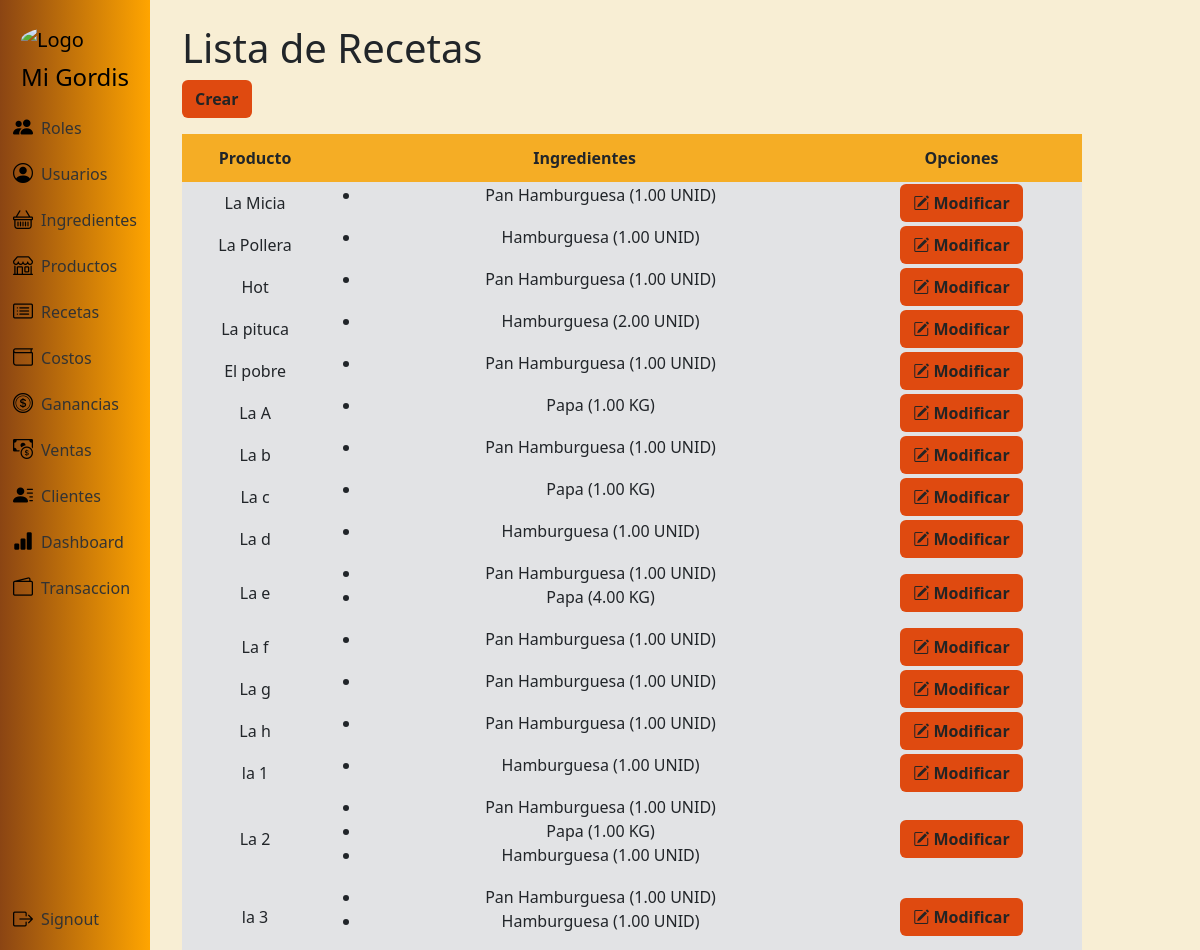
The page /recetas/ (signed in) on the database as committed earlier.
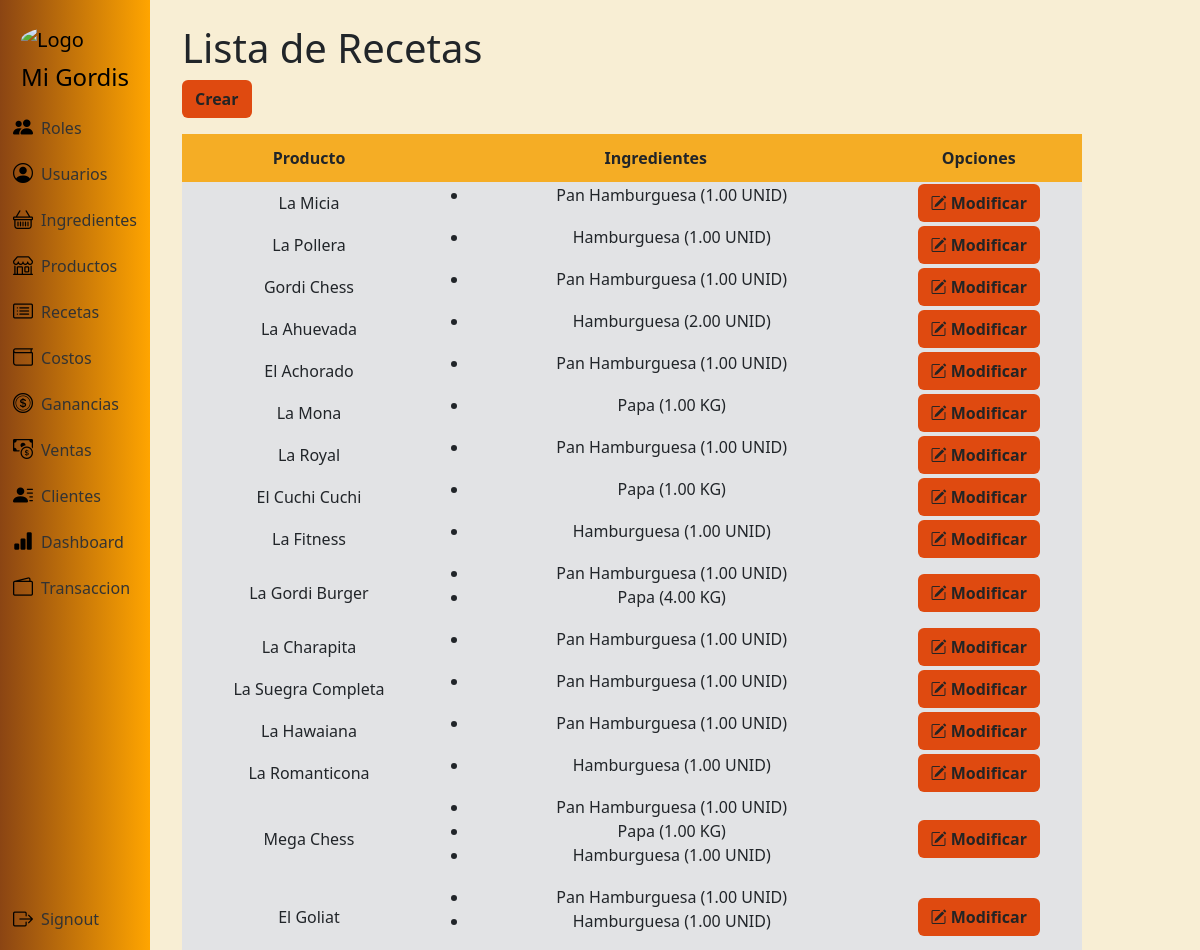
The same page on the database as committed later.
### app/models.py (models this page shows, shortened)
class Receta(models.Model):
    producto = models.ForeignKey(Producto, on_delete=models.CASCADE)
    ingredientes = models.ManyToManyField(Ingrediente, through='RecetaIngrediente')

class Producto(models.Model):
    id_producto = models.AutoField(primary_key=True)
    nombre_producto = models.CharField(max_length=100)
    descripcion = models.TextField(blank=True, null=True)

### app/views.py (the view)
# urls.py: path('recetas/', views.recetas, name='recetas'),
@login_required
def recetas(request):
    recetas = Receta.objects.all()
    recetas_con_ingredientes = []
    for receta in recetas:
        ingredientes_info = []
        for ingrediente in receta.ingredientes.all():
            receta_ingrediente = receta.recetaingrediente_set.get(ingrediente=ingrediente)
            ingredientes_info.append({
                'nombre': ingrediente.nombre_ingrediente,
                'cantidad': receta_ingrediente.cantidad,
                'unidad': receta_ingrediente.unidad.nombre
            })
        recetas_con_ingredientes.append({
            'receta': receta,
            'ingredientes': ingredientes_info
        })
    contexto = {'recetas_con_ingredientes': recetas_con_ingredientes}
    return render(request, 'receta/recetas.html', contexto)

### app/templates/receta/recetas.html
{% extends 'layouts/base.html' %}
{% block content %}
<h1>Lista de Recetas</h1>
<a class="btn btn-color fw-bold mb-3" href="{% url 'receta_crear' %}" role="button">Crear</a>
<table class="tb">
  <thead class="encabezado-tabla fw-bold">
    <tr>
      <th>Producto</th>
      <th>Ingredientes</th>
      <th>Opciones</th>
    </tr>
  </thead>
  <tbody class="bg-secondary-subtle">
    {% for item in recetas_con_ingredientes %}
    <tr>
        <td>{{ item.receta.producto.nombre_producto }}</td>
        <td>
            <ul>
            {% for ingrediente in item.ingredientes %}
                <li class="lista-receta">{{ ingrediente.nombre }} ({{ ingrediente.cantidad }} {{ ingrediente.unidad }})</li>
            {% endfor %}
            </ul>
        </td>
        <td>
          <a class="btn btn-color btn-m fw-bold" href="{% url 'receta_modificar' item.receta.id %}" role="button">
            <i class="bi bi-pencil-square"></i>
            Modificar
          </a>
        </td>
    </tr>
    {% endfor %}
  </tbody>
</table>
{% endblock %}

Rows that differ between the two databases and show on the page:
changed through a linked row, Receta: receta.producto.nombre_producto "Hot" → "Gordi Chess"
changed through a linked row, Receta: receta.producto.nombre_producto "La pituca" → "La Ahuevada"
changed through a linked row, Receta: receta.producto.nombre_producto "El pobre" → "El Achorado"
changed through a linked row, Receta: receta.producto.nombre_producto "La A" → "La Mona"
changed through a linked row, Receta: receta.producto.nombre_producto "La b" → "La Royal"
changed through a linked row, Receta: receta.producto.nombre_producto "La c" → "El Cuchi Cuchi"
changed through a linked row, Receta: receta.producto.nombre_producto "La d" → "La Fitness"
changed through a linked row, Receta: receta.producto.nombre_producto "La e" → "La Gordi Burger"
changed through a linked row, Receta: receta.producto.nombre_producto "La f" → "La Charapita"
changed through a linked row, Receta: receta.producto.nombre_producto "La g" → "La Suegra Completa"
changed through a linked row, Receta: receta.producto.nombre_producto "La h" → "La Hawaiana"
changed through a linked row, Receta: receta.producto.nombre_producto "la 1" → "La Romanticona"
changed through a linked row, Receta: receta.producto.nombre_producto "La 2" → "Mega Chess"
changed through a linked row, Receta: receta.producto.nombre_producto "la 3" → "El Goliat"
